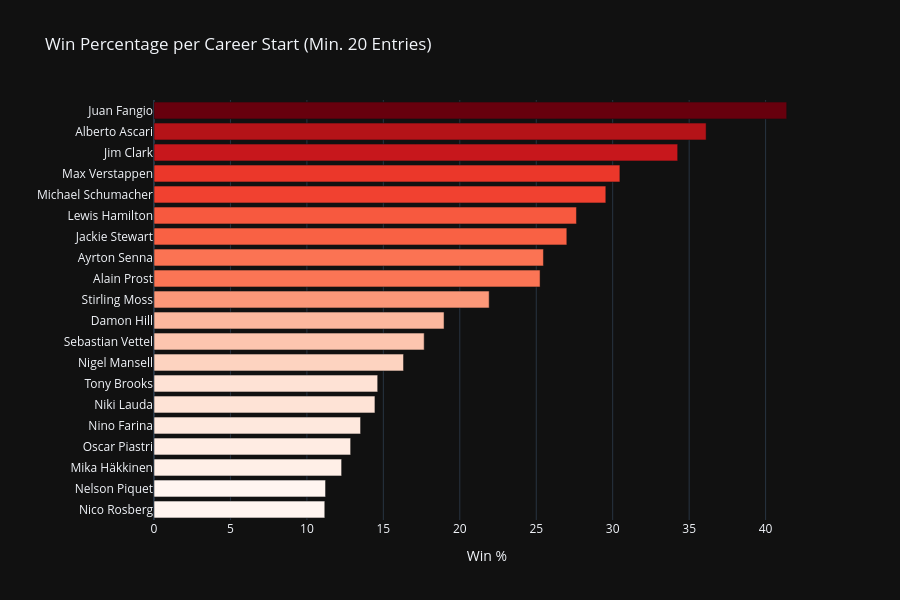
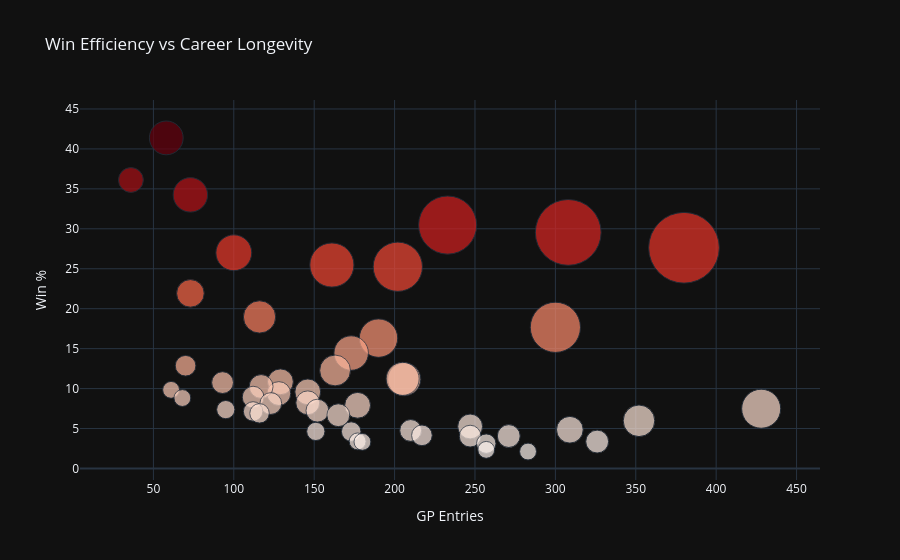
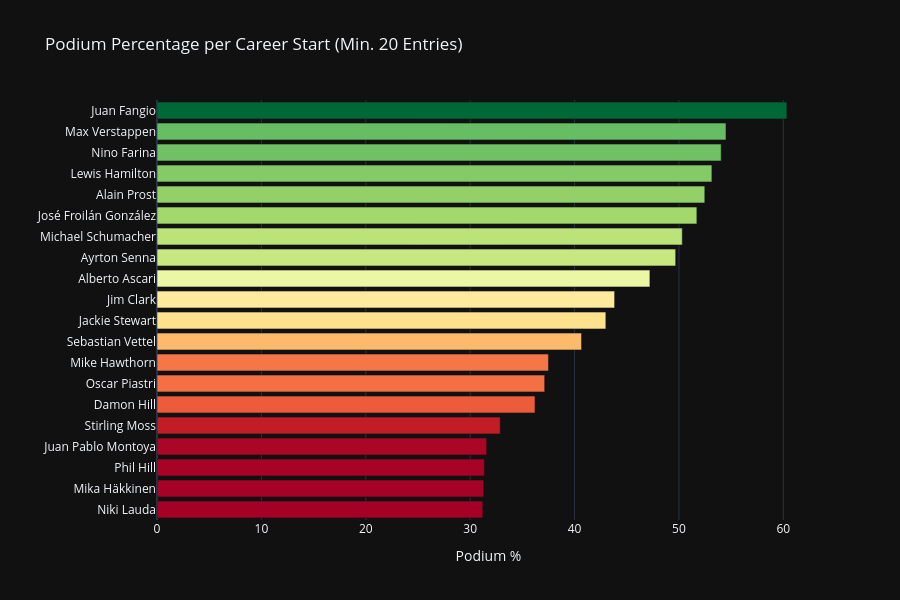
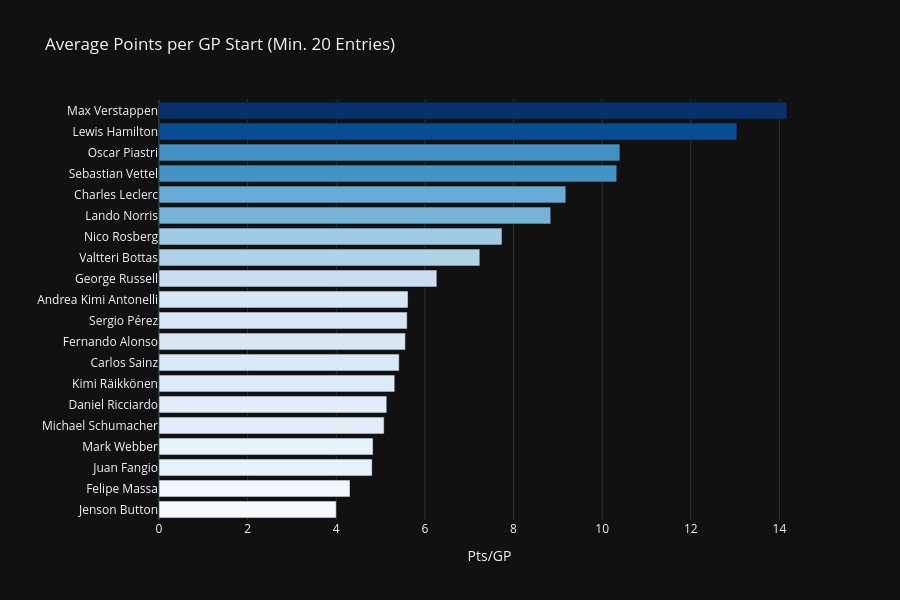

Notebook source saved alongside these figures, in order:
### Markdown cell above
## 2. Driver Efficiency — Era-Adjusted Ratios

*Raw totals favour modern era drivers with more races. Ratios level the playing field.*

*Minimum 20 GP starts applied to remove statistical outliers.*

### Code cell
# Efficiency metrics (min 20 entries)
eff = drv[drv['entries'] >= 20].copy()
eff['win_pct']     = (eff['wins']    / eff['entries'] * 100).round(2)
eff['podium_pct']  = (eff['podiums'] / eff['entries'] * 100).round(2)
eff['pole_pct']    = (eff['poles']   / eff['entries'] * 100).round(2)
eff['pts_per_gp']  = (eff['total_points'] / eff['entries']).round(2)
eff['dnf_pct']     = (eff['dnfs']    / eff['entries'] * 100).round(2)
eff['top10_pct']   = (eff['top10s']  / eff['entries'] * 100).round(2)

# Chart 2a — Win Percentage (min 20 entries)
top_win_pct = eff.sort_values('win_pct', ascending=False).head(20)
fig = px.bar(
    top_win_pct.sort_values('win_pct'),
    x='win_pct', y='driver', orientation='h',
    color='win_pct', color_continuous_scale='Reds',
    title='Win Percentage per Career Start (Min. 20 Entries)',
    labels={'win_pct': 'Win %', 'driver': ''}
)
fig.update_coloraxes(showscale=False)
fig.update_layout(height=600)
fig.show()

# Chart 2b — Scatter: Win% vs Entries (bubble = total wins)
fig = px.scatter(
    eff.sort_values('wins', ascending=False).head(50),
    x='entries', y='win_pct',
    size='wins', size_max=50,
    hover_name='driver',
    color='win_pct', color_continuous_scale='Reds',
    title='Win Efficiency vs Career Longevity',
    labels={'entries': 'GP Entries', 'win_pct': 'Win %'}
)
fig.update_coloraxes(showscale=False)
fig.show()

# Chart 2c — Podium percentage
top_pod_pct = eff.sort_values('podium_pct', ascending=False).head(20)
fig = px.bar(
    top_pod_pct.sort_values('podium_pct'),
    x='podium_pct', y='driver', orientation='h',
    color='podium_pct', color_continuous_scale='RdYlGn',
    title='Podium Percentage per Career Start (Min. 20 Entries)',
    labels={'podium_pct': 'Podium %', 'driver': ''}
)
fig.update_coloraxes(showscale=False)
fig.update_layout(height=600)
fig.show()

# Chart 2d — Points per GP start
top_pts = eff.sort_values('pts_per_gp', ascending=False).head(20)
fig = px.bar(
    top_pts.sort_values('pts_per_gp'),
    x='pts_per_gp', y='driver', orientation='h',
    color='pts_per_gp', color_continuous_scale='Blues',
    title='Average Points per GP Start (Min. 20 Entries)',
    labels={'pts_per_gp': 'Pts/GP', 'driver': ''}
)
fig.update_coloraxes(showscale=False)
fig.update_layout(height=600)
fig.show()

eff.sort_values('win_pct', ascending=False).head(15)[
    ['driver','entries','win_pct','podium_pct','pole_pct','pts_per_gp','dnf_pct']
]

### Figure 1 — Plotly figure (JSON) as saved in the notebook; plotly's stock layout.template omitted (floating-point values rounded to 4 significant figures)
{"data": [{"hovertemplate": "Win %=%{marker.color}<br>=%{y}<extra></extra>", "legendgroup": "", "marker": {"color": [11.17, 11.22, 12.27, 12.86, 13.51, 14.45, 14.63, 16.32, 17.67, 18.97, 21.92, 25.25, 25.47, 27.0, 27.63, 29.55, 30.47, 34.25, 36.11, 41.38], "coloraxis": "coloraxis", "pattern": {"shape": ""}}, "name": "", "orientation": "h", "showlegend": false, "textposition": "auto", "type": "bar", "x": [11.17, 11.22, 12.27, 12.86, 13.51, 14.45, 14.63, 16.32, 17.67, 18.97, 21.92, 25.25, 25.47, 27.0, 27.63, 29.55, 30.47, 34.25, 36.11, 41.38], "xaxis": "x", "y": ["Nico Rosberg", "Nelson Piquet", "Mika Häkkinen", "Oscar Piastri", "Nino Farina", "Niki Lauda", "Tony Brooks", "Nigel Mansell", "Sebastian Vettel", "Damon Hill", "Stirling Moss", "Alain Prost", "Ayrton Senna", "Jackie Stewart", "Lewis Hamilton", "Michael Schumacher", "Max Verstappen", "Jim Clark", "Alberto Ascari", "Juan Fangio"], "yaxis": "y"}], "layout": {"barmode": "relative", "coloraxis": {"colorbar": {"title": {"text": "Win %"}}, "colorscale": [[0.0, "rgb(255,245,240)"], [0.125, "rgb(254,224,210)"], [0.25, "rgb(252,187,161)"], [0.375, "rgb(252,146,114)"], [0.5, "rgb(251,106,74)"], [0.625, "rgb(239,59,44)"], [0.75, "rgb(203,24,29)"], [0.875, "rgb(165,15,21)"], [1.0, "rgb(103,0,13)"]], "showscale": false}, "height": 600, "legend": {"tracegroupgap": 0}, "title": {"text": "Win Percentage per Career Start (Min. 20 Entries)"}, "xaxis": {"anchor": "y", "domain": [0.0, 1.0], "title": {"text": "Win %"}}, "yaxis": {"anchor": "x", "domain": [0.0, 1.0], "title": {"text": ""}}}}

### Figure 2 — Plotly figure (JSON) as saved in the notebook; plotly's stock layout.template omitted (floating-point values rounded to 4 significant figures)
{"data": [{"hovertemplate": "<b>%{hovertext}</b><br><br>GP Entries=%{x}<br>Win %=%{marker.color}<br>wins=%{marker.size}<extra></extra>", "hovertext": ["Lewis Hamilton", "Michael Schumacher", "Max Verstappen", "Sebastian Vettel", "Alain Prost", "Ayrton Senna", "Fernando Alonso", "Nigel Mansell", "Jackie Stewart", "Jim Clark", "Niki Lauda", "Juan Fangio", "Nico Rosberg", "Nelson Piquet", "Damon Hill", "Kimi Räikkönen", "Mika Häkkinen", "Stirling Moss", "Jenson Button", "Jack Brabham", "Emerson Fittipaldi", "Graham Hill", "David Coulthard", "Alberto Ascari", "Mario Andretti", "Alan Jones", "Carlos Reutemann", "Lando Norris", "Rubens Barrichello", "Jacques Villeneuve", "Felipe Massa", "Jody Scheckter", "James Hunt", "Valtteri Bottas", "Gerhard Berger", "Ronnie Peterson", "Mark Webber", "Oscar Piastri", "Denny Hulme", "Daniel Ricciardo", "Charles Leclerc", "Jacky Ickx", "Juan Pablo Montoya", "René Arnoux", "Riccardo Patrese", "Sergio Pérez", "Jochen Rindt", "Gilles Villeneuve", "Jacques Laffite", "Ralf Schumacher"], "legendgroup": "", "marker": {"color": [27.63, 29.55, 30.47, 17.67, 25.25, 25.47, 7.48, 16.32, 27.0, 34.25, 14.45, 41.38, 11.17, 11.22, 18.97, 5.97, 12.27, 21.92, 4.85, 10.85, 9.59, 7.91, 5.26, 36.11, 9.38, 10.26, 8.22, 7.24, 3.37, 6.67, 4.06, 8.93, 10.75, 4.05, 4.76, 8.13, 4.15, 12.86, 7.14, 3.11, 4.62, 6.9, 7.37, 4.64, 2.33, 2.12, 9.84, 8.82, 3.39, 3.33], "coloraxis": "coloraxis", "size": [105, 91, 71, 53, 51, 41, 32, 31, 27, 25, 25, 24, 23, 23, 22, 21, 20, 16, 15, 14, 14, 14, 13, 13, 12, 12, 12, 11, 11, 11, 11, 10, 10, 10, 10, 10, 9, 9, 8, 8, 8, 8, 7, 7, 6, 6, 6, 6, 6, 6], "sizemode": "area", "sizeref": 0.042, "symbol": "circle"}, "mode": "markers", "name": "", "orientation": "v", "showlegend": false, "type": "scatter", "x": [380, 308, 233, 300, 202, 161, 428, 190, 100, 73, 173, 58, 206, 205, 116, 352, 163, 73, 309, 129, 146, 177, 247, 36, 128, 117, 146, 152, 326, 165, 271, 112, 93, 247, 210, 123, 217, 70, 112, 257, 173, 116, 95, 151, 257, 283, 61, 68, 177, 180], "xaxis": "x", "y": [27.63, 29.55, 30.47, 17.67, 25.25, 25.47, 7.48, 16.32, 27.0, 34.25, 14.45, 41.38, 11.17, 11.22, 18.97, 5.97, 12.27, 21.92, 4.85, 10.85, 9.59, 7.91, 5.26, 36.11, 9.38, 10.26, 8.22, 7.24, 3.37, 6.67, 4.06, 8.93, 10.75, 4.05, 4.76, 8.13, 4.15, 12.86, 7.14, 3.11, 4.62, 6.9, 7.37, 4.64, 2.33, 2.12, 9.84, 8.82, 3.39, 3.33], "yaxis": "y"}], "layout": {"coloraxis": {"colorbar": {"title": {"text": "Win %"}}, "colorscale": [[0.0, "rgb(255,245,240)"], [0.125, "rgb(254,224,210)"], [0.25, "rgb(252,187,161)"], [0.375, "rgb(252,146,114)"], [0.5, "rgb(251,106,74)"], [0.625, "rgb(239,59,44)"], [0.75, "rgb(203,24,29)"], [0.875, "rgb(165,15,21)"], [1.0, "rgb(103,0,13)"]], "showscale": false}, "legend": {"itemsizing": "constant", "tracegroupgap": 0}, "title": {"text": "Win Efficiency vs Career Longevity"}, "xaxis": {"anchor": "y", "domain": [0.0, 1.0], "title": {"text": "GP Entries"}}, "yaxis": {"anchor": "x", "domain": [0.0, 1.0], "title": {"text": "Win %"}}}}

### Figure 3 — Plotly figure (JSON) as saved in the notebook; plotly's stock layout.template omitted (floating-point values rounded to 4 significant figures)
{"data": [{"hovertemplate": "Podium %=%{marker.color}<br>=%{y}<extra></extra>", "legendgroup": "", "marker": {"color": [31.21, 31.29, 31.37, 31.58, 32.88, 36.21, 37.14, 37.5, 40.67, 43.0, 43.84, 47.22, 49.69, 50.32, 51.72, 52.48, 53.16, 54.05, 54.51, 60.34], "coloraxis": "coloraxis", "pattern": {"shape": ""}}, "name": "", "orientation": "h", "showlegend": false, "textposition": "auto", "type": "bar", "x": [31.21, 31.29, 31.37, 31.58, 32.88, 36.21, 37.14, 37.5, 40.67, 43.0, 43.84, 47.22, 49.69, 50.32, 51.72, 52.48, 53.16, 54.05, 54.51, 60.34], "xaxis": "x", "y": ["Niki Lauda", "Mika Häkkinen", "Phil Hill", "Juan Pablo Montoya", "Stirling Moss", "Damon Hill", "Oscar Piastri", "Mike Hawthorn", "Sebastian Vettel", "Jackie Stewart", "Jim Clark", "Alberto Ascari", "Ayrton Senna", "Michael Schumacher", "José Froilán González", "Alain Prost", "Lewis Hamilton", "Nino Farina", "Max Verstappen", "Juan Fangio"], "yaxis": "y"}], "layout": {"barmode": "relative", "coloraxis": {"colorbar": {"title": {"text": "Podium %"}}, "colorscale": [[0.0, "rgb(165,0,38)"], [0.1, "rgb(215,48,39)"], [0.2, "rgb(244,109,67)"], [0.3, "rgb(253,174,97)"], [0.4, "rgb(254,224,139)"], [0.5, "rgb(255,255,191)"], [0.6, "rgb(217,239,139)"], [0.7, "rgb(166,217,106)"], [0.8, "rgb(102,189,99)"], [0.9, "rgb(26,152,80)"], [1.0, "rgb(0,104,55)"]], "showscale": false}, "height": 600, "legend": {"tracegroupgap": 0}, "title": {"text": "Podium Percentage per Career Start (Min. 20 Entries)"}, "xaxis": {"anchor": "y", "domain": [0.0, 1.0], "title": {"text": "Podium %"}}, "yaxis": {"anchor": "x", "domain": [0.0, 1.0], "title": {"text": ""}}}}

### Figure 4 — Plotly figure (JSON) as saved in the notebook; plotly's stock layout.template omitted (floating-point values rounded to 4 significant figures)
{"data": [{"hovertemplate": "Pts/GP=%{marker.color}<br>=%{y}<extra></extra>", "legendgroup": "", "marker": {"color": [4.0, 4.31, 4.81, 4.83, 5.08, 5.14, 5.32, 5.42, 5.56, 5.6, 5.62, 6.27, 7.24, 7.74, 8.84, 9.18, 10.33, 10.4, 13.04, 14.17], "coloraxis": "coloraxis", "pattern": {"shape": ""}}, "name": "", "orientation": "h", "showlegend": false, "textposition": "auto", "type": "bar", "x": [4.0, 4.31, 4.81, 4.83, 5.08, 5.14, 5.32, 5.42, 5.56, 5.6, 5.62, 6.27, 7.24, 7.74, 8.84, 9.18, 10.33, 10.4, 13.04, 14.17], "xaxis": "x", "y": ["Jenson Button", "Felipe Massa", "Juan Fangio", "Mark Webber", "Michael Schumacher", "Daniel Ricciardo", "Kimi Räikkönen", "Carlos Sainz", "Fernando Alonso", "Sergio Pérez", "Andrea Kimi Antonelli", "George Russell", "Valtteri Bottas", "Nico Rosberg", "Lando Norris", "Charles Leclerc", "Sebastian Vettel", "Oscar Piastri", "Lewis Hamilton", "Max Verstappen"], "yaxis": "y"}], "layout": {"barmode": "relative", "coloraxis": {"colorbar": {"title": {"text": "Pts/GP"}}, "colorscale": [[0.0, "rgb(247,251,255)"], [0.125, "rgb(222,235,247)"], [0.25, "rgb(198,219,239)"], [0.375, "rgb(158,202,225)"], [0.5, "rgb(107,174,214)"], [0.625, "rgb(66,146,198)"], [0.75, "rgb(33,113,181)"], [0.875, "rgb(8,81,156)"], [1.0, "rgb(8,48,107)"]], "showscale": false}, "height": 600, "legend": {"tracegroupgap": 0}, "title": {"text": "Average Points per GP Start (Min. 20 Entries)"}, "xaxis": {"anchor": "y", "domain": [0.0, 1.0], "title": {"text": "Pts/GP"}}, "yaxis": {"anchor": "x", "domain": [0.0, 1.0], "title": {"text": ""}}}}
